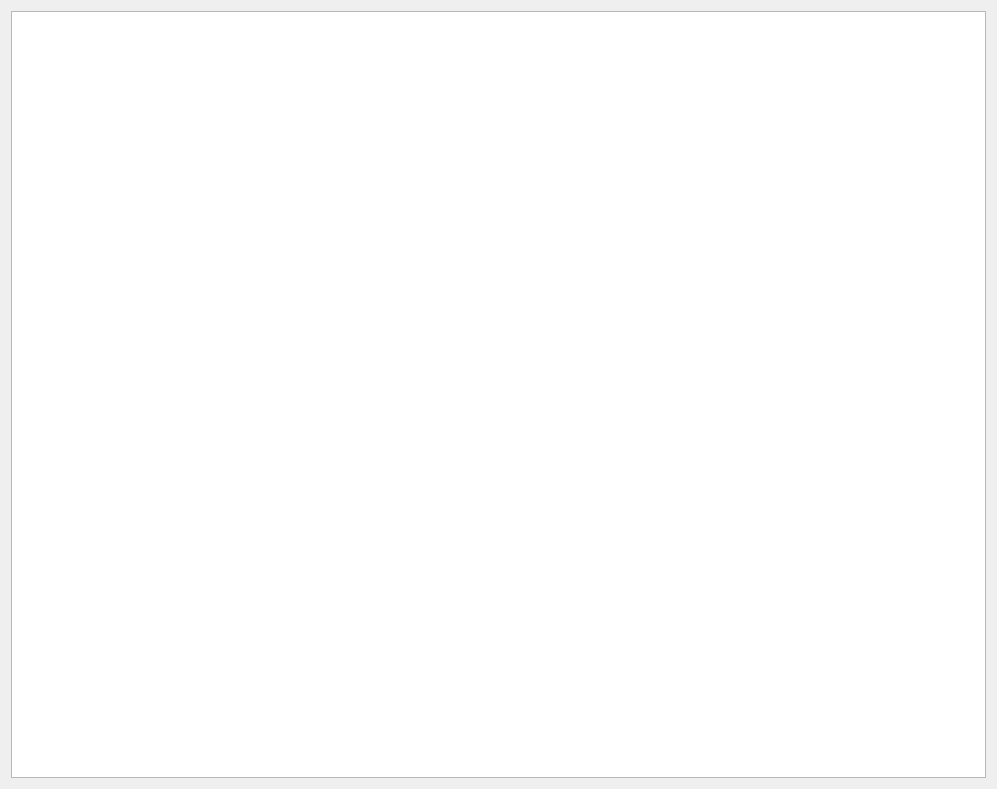
<?xml version="1.0" encoding="UTF-8"?>
<ui version="4.0">
 <class>Form</class>
 <widget class="QWidget" name="Form">
  <property name="geometry">
   <rect>
    <x>0</x>
    <y>0</y>
    <width>997</width>
    <height>789</height>
   </rect>
  </property>
  <property name="windowTitle">
   <string>Form</string>
  </property>
  <layout class="QGridLayout" name="gridLayout_2">
   <item row="0" column="0">
    <layout class="QGridLayout" name="gridLayout">
     <item row="0" column="0">
      <widget class="QTableView" name="tableView"/>
     </item>
    </layout>
   </item>
  </layout>
 </widget>
 <resources/>
 <connections/>
</ui>
